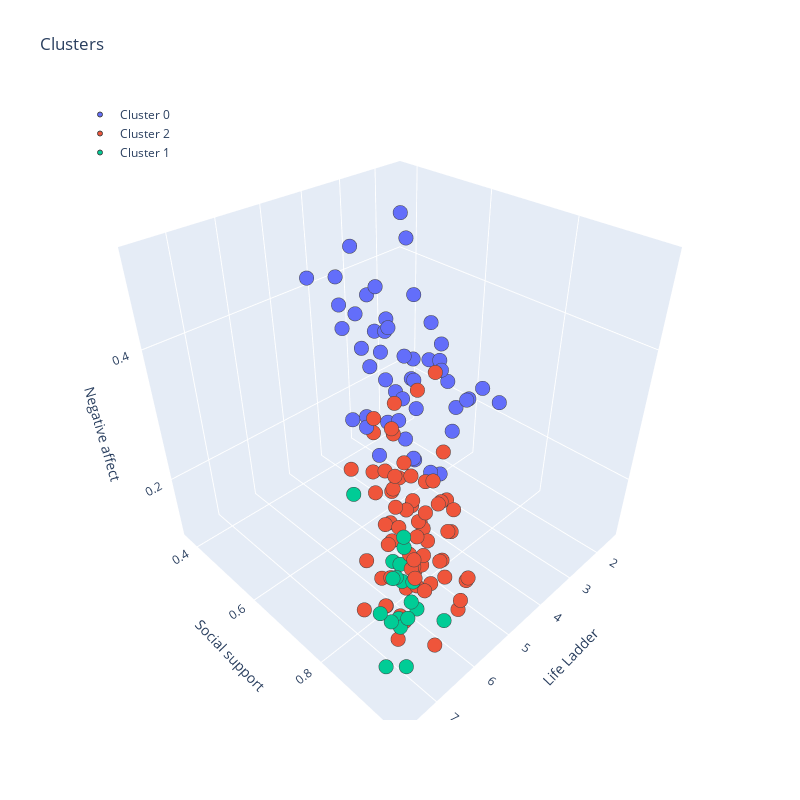

Write notebook code for a chart like this one.
### Code cell
import plotly.graph_objs as go 

traces = []
for cluster in df_2023["Cluster_3"].unique():
    df_by_cluster = df_2023[df_2023["Cluster_3"] == cluster]
    traces.append(go.Scatter3d(x = df_by_cluster["Life Ladder"],
                               y = df_by_cluster["Social support"],
                               z = df_by_cluster["Negative affect"],
                               mode = 'markers',
                               name = 'Cluster {}'.format(cluster),
                               marker = dict(size = 5, line = dict(width = 1)),
                               text = df_by_cluster["Country name"]))

layout = go.Layout(height = 800, width = 800, title = 'Clusters', scene = dict(xaxis = dict(title = 'Life Ladder'),
                                                                               yaxis = dict(title = 'Social support'),
                                                                               zaxis = dict(title = 'Negative affect')),
                   legend=dict(x = 0, y = 1))
fig = go.Figure(data = traces, layout = layout)
fig.show()

### Figure 1 — Plotly figure (JSON) as saved in the notebook; plotly's stock layout.template omitted (floating-point values rounded to 4 significant figures)
{"data": [{"marker": {"line": {"width": 1}, "size": 5}, "mode": "markers", "name": "Cluster 0", "text": ["Afghanistan", "Bangladesh", "Benin", "Botswana", "Burkina Faso", "Cambodia", "Cameroon", "Chad", "Comoros", "Congo (Brazzaville)", "Congo (Kinshasa)", "Egypt", "Ethiopia", "Gabon", "Gambia", "Ghana", "Guinea", "India", "Iran", "Iraq", "Ivory Coast", "Jordan", "Kenya", "Laos", "Lebanon", "Liberia", "Madagascar", "Malawi", "Mali", "Mauritania", "Morocco", "Mozambique", "Myanmar", "Nepal", "Niger", "Nigeria", "Pakistan", "Senegal", "Sierra Leone", "Sri Lanka", "State of Palestine", "Tanzania", "Togo", "Tunisia", "Uganda", "Ukraine", "Yemen", "Zambia", "Zimbabwe"], "type": "scatter3d", "x": [1.446, 4.114, 4.42, 3.332, 4.462, 4.221, 4.946, 4.544, 3.588, 4.954, 3.383, 3.881, 4.093, 5.104, 4.691, 4.298, 4.827, 4.676, 5.004, 5.475, 5.337, 4.292, 4.496, 5.486, 3.588, 4.494, 4.433, 3.272, 4.37, 4.292, 4.487, 5.704, 4.391, 5.389, 4.609, 4.869, 4.549, 5.093, 3.467, 3.602, 4.851, 4.042, 4.365, 4.505, 4.467, 4.672, 3.532, 3.686, 3.572], "y": [0.3685, 0.4498, 0.3982, 0.7014, 0.5803, 0.7376, 0.7159, 0.6085, 0.4826, 0.5607, 0.5723, 0.7297, 0.6703, 0.7346, 0.6513, 0.6615, 0.5769, 0.6329, 0.8095, 0.7342, 0.6228, 0.7208, 0.7027, 0.6784, 0.6856, 0.6295, 0.6924, 0.4699, 0.6411, 0.6062, 0.4995, 0.701, 0.6846, 0.7495, 0.6379, 0.7809, 0.553, 0.6685, 0.6014, 0.7902, 0.8314, 0.6635, 0.5472, 0.7015, 0.8274, 0.8392, 0.825, 0.6641, 0.6938], "z": [0.4602, 0.4346, 0.4281, 0.2475, 0.3465, 0.3943, 0.3556, 0.4665, 0.4047, 0.4092, 0.4974, 0.3523, 0.299, 0.4236, 0.2909, 0.2539, 0.5156, 0.3885, 0.4246, 0.4687, 0.3065, 0.4417, 0.2446, 0.3351, 0.3853, 0.4283, 0.3892, 0.3384, 0.3245, 0.3293, 0.415, 0.3347, 0.3578, 0.3504, 0.4166, 0.2662, 0.4174, 0.2583, 0.43, 0.3526, 0.3783, 0.2101, 0.3617, 0.3642, 0.3764, 0.385, 0.3408, 0.3591, 0.179]}, {"marker": {"line": {"width": 1}, "size": 5}, "mode": "markers", "name": "Cluster 2", "text": ["Albania", "Argentina", "Armenia", "Azerbaijan", "Bahrain", "Bolivia", "Bosnia and Herzegovina", "Brazil", "Bulgaria", "Chile", "China", "Colombia", "Costa Rica", "Croatia", "Cyprus", "Czechia", "Dominican Republic", "Ecuador", "El Salvador", "Georgia", "Greece", "Guatemala", "Honduras", "Hungary", "Indonesia", "Israel", "Italy", "Japan", "Kazakhstan", "Kosovo", "Kuwait", "Kyrgyzstan", "Latvia", "Libya", "Lithuania", "Malaysia", "Malta", "Mauritius", "Mexico", "Moldova", "Mongolia", "Montenegro", "Namibia", "Nicaragua", "North Macedonia", "Panama", "Paraguay", "Peru", "Philippines", "Poland", "Portugal", "Romania", "Russia", "Saudi Arabia", "Serbia", "Slovakia", "Slovenia", "South Africa", "South Korea", "Spain", "Taiwan Province of China", "Tajikistan", "Thailand", "Türkiye", "United States", "Uruguay", "Uzbekistan", "Venezuela", "Vietnam"], "type": "scatter3d", "x": [5.445, 6.393, 5.679, 5.214, 5.959, 5.86, 6.009, 6.553, 5.59, 6.23, 6.145, 5.904, 7.384, 5.958, 6.071, 6.827, 5.921, 5.852, 6.482, 5.351, 5.796, 6.421, 5.861, 5.965, 5.695, 6.783, 6.245, 5.91, 6.299, 6.878, 7.13, 5.91, 6.296, 5.97, 6.553, 5.868, 6.295, 5.759, 7.006, 5.801, 5.58, 5.813, 5.055, 6.362, 5.403, 6.543, 6.214, 5.936, 6.184, 6.685, 5.954, 6.489, 5.865, 6.953, 6.441, 6.261, 6.746, 5.076, 6.112, 6.456, 6.655, 5.379, 6.282, 5.463, 6.521, 6.662, 6.385, 5.765, 6.325], "y": [0.6908, 0.8921, 0.8193, 0.7135, 0.8175, 0.786, 0.8788, 0.8565, 0.9349, 0.8744, 0.797, 0.8332, 0.8746, 0.9086, 0.8028, 0.9267, 0.8603, 0.7823, 0.744, 0.779, 0.8184, 0.7962, 0.7313, 0.9542, 0.7805, 0.9519, 0.851, 0.8423, 0.9291, 0.8072, 0.89, 0.946, 0.932, 0.7482, 0.8813, 0.7786, 0.9117, 0.8676, 0.8684, 0.8423, 0.9379, 0.8531, 0.8521, 0.8363, 0.8829, 0.8873, 0.8886, 0.7865, 0.7955, 0.8901, 0.8949, 0.8256, 0.8538, 0.8844, 0.8949, 0.9413, 0.9107, 0.8393, 0.7994, 0.9121, 0.8716, 0.8707, 0.8731, 0.8595, 0.8605, 0.9084, 0.9089, 0.8847, 0.8449], "z": [0.3142, 0.3012, 0.4226, 0.2213, 0.3359, 0.4011, 0.2487, 0.3128, 0.1919, 0.2631, 0.2104, 0.2854, 0.2818, 0.2304, 0.2969, 0.2543, 0.2556, 0.359, 0.318, 0.231, 0.3113, 0.3026, 0.2853, 0.1886, 0.2895, 0.5159, 0.2934, 0.178, 0.1138, 0.1398, 0.207, 0.1654, 0.2567, 0.3721, 0.2006, 0.1949, 0.3613, 0.16, 0.2332, 0.2509, 0.1974, 0.3177, 0.2079, 0.34, 0.2719, 0.2571, 0.2403, 0.3704, 0.3244, 0.1551, 0.3088, 0.271, 0.1904, 0.2399, 0.2059, 0.235, 0.2564, 0.2547, 0.2453, 0.3251, 0.1105, 0.2313, 0.2175, 0.3485, 0.284, 0.2648, 0.2022, 0.3, 0.1195]}, {"marker": {"line": {"width": 1}, "size": 5}, "mode": "markers", "name": "Cluster 1", "text": ["Australia", "Austria", "Belgium", "Canada", "Denmark", "Estonia", "Finland", "France", "Germany", "Iceland", "Ireland", "Luxembourg", "Netherlands", "New Zealand", "Norway", "Singapore", "Sweden", "Switzerland", "United Arab Emirates", "United Kingdom"], "type": "scatter3d", "x": [7.025, 6.636, 6.944, 6.841, 7.504, 6.43, 7.699, 6.557, 6.792, 7.562, 6.817, 7.016, 7.255, 6.976, 7.249, 6.654, 7.161, 6.969, 6.728, 6.658], "y": [0.8965, 0.8744, 0.896, 0.9025, 0.9157, 0.9582, 0.9469, 0.8496, 0.8948, 0.9788, 0.9213, 0.8792, 0.9149, 0.9329, 0.9516, 0.9163, 0.9266, 0.9038, 0.7758, 0.8859], "z": [0.2482, 0.2396, 0.2455, 0.3037, 0.2295, 0.1823, 0.1728, 0.228, 0.2312, 0.185, 0.2453, 0.1945, 0.2017, 0.2286, 0.2283, 0.1905, 0.1944, 0.1846, 0.3044, 0.2723]}], "layout": {"height": 800, "legend": {"x": 0, "y": 1}, "scene": {"xaxis": {"title": {"text": "Life Ladder"}}, "yaxis": {"title": {"text": "Social support"}}, "zaxis": {"title": {"text": "Negative affect"}}}, "title": {"text": "Clusters"}, "width": 800}}
